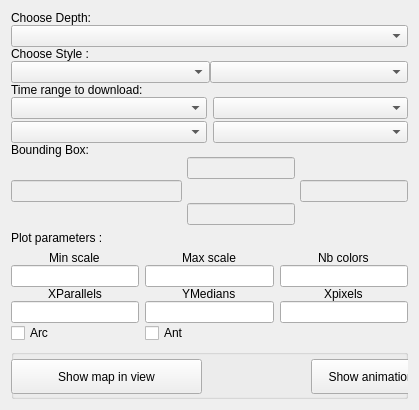
             <widget class="QWidget" name="tab_WMS_2">
              <attribute name="title">
               <string>WMS</string>
              </attribute>
              <layout class="QGridLayout" name="gridLayout_8">
               <item row="3" column="0">
                <widget class="QLabel" name="label_4">
                 <property name="text">
                  <string>Plot parameters :</string>
                 </property>
                </widget>
               </item>
               <item row="0" column="0" rowspan="3">
                <layout class="QVBoxLayout" name="tab_WMS_layout_2">
                 <property name="spacing">
                  <number>0</number>
                 </property>
                 <item>
                  <widget class="QLabel" name="label_depth">
                   <property name="sizePolicy">
                    <sizepolicy hsizetype="Minimum" vsizetype="Fixed">
                     <horstretch>0</horstretch>
                     <verstretch>0</verstretch>
                    </sizepolicy>
                   </property>
                   <property name="text">
                    <string>Choose Depth:</string>
                   </property>
                  </widget>
                 </item>
                 <item>
                  <widget class="QComboBox" name="combo_wms_layer_depth">
                   <property name="sizePolicy">
                    <sizepolicy hsizetype="Preferred" vsizetype="Fixed">
                     <horstretch>0</horstretch>
                     <verstretch>0</verstretch>
                    </sizepolicy>
                   </property>
                  </widget>
                 </item>
                 <item>
                  <layout class="QGridLayout" name="gridLayout_9">
                   <property name="verticalSpacing">
                    <number>0</number>
                   </property>
                   <item row="1" column="1">
                    <widget class="QComboBox" name="combo_proj">
                     <property name="sizePolicy">
                      <sizepolicy hsizetype="Expanding" vsizetype="Fixed">
                       <horstretch>0</horstretch>
                       <verstretch>0</verstretch>
                      </sizepolicy>
                     </property>
                    </widget>
                   </item>
                   <item row="0" column="0">
                    <widget class="QLabel" name="label_style">
                     <property name="sizePolicy">
                      <sizepolicy hsizetype="Minimum" vsizetype="Fixed">
                       <horstretch>0</horstretch>
                       <verstretch>0</verstretch>
                      </sizepolicy>
                     </property>
                     <property name="text">
                      <string>Choose Style :</string>
                     </property>
                    </widget>
                   </item>
                   <item row="1" column="0">
                    <widget class="QComboBox" name="combo_colorbar">
                     <property name="sizePolicy">
                      <sizepolicy hsizetype="Expanding" vsizetype="Fixed">
                       <horstretch>0</horstretch>
                       <verstretch>0</verstretch>
                      </sizepolicy>
                     </property>
                    </widget>
                   </item>
                  </layout>
                 </item>
                 <item>
                  <widget class="QLabel" name="WMSLabelTimeRange_2">
                   <property name="sizePolicy">
                    <sizepolicy hsizetype="Preferred" vsizetype="Fixed">
                     <horstretch>0</horstretch>
                     <verstretch>0</verstretch>
                    </sizepolicy>
                   </property>
                   <property name="minimumSize">
                    <size>
                     <width>300</width>
                     <height>0</height>
                    </size>
                   </property>
                   <property name="text">
                    <string>Time range to download:</string>
                   </property>
                   <property name="alignment">
                    <set>Qt::AlignLeading|Qt::AlignLeft|Qt::AlignTop</set>
                   </property>
                   <property name="indent">
                    <number>-1</number>
                   </property>
                  </widget>
                 </item>
                 <item>
                  <layout class="QGridLayout" name="layout_time_3">
                   <property name="sizeConstraint">
                    <enum>QLayout::SetDefaultConstraint</enum>
                   </property>
                   <property name="horizontalSpacing">
                    <number>6</number>
                   </property>
                   <property name="verticalSpacing">
                    <number>2</number>
                   </property>
                   <item row="1" column="0">
                    <widget class="QComboBox" name="combo_wms_time_last_d"/>
                   </item>
                   <item row="1" column="1">
                    <widget class="QComboBox" name="combo_wms_time_last_h"/>
                   </item>
                   <item row="0" column="0">
                    <widget class="QComboBox" name="combo_wms_time_first_d">
                     <property name="sizePolicy">
                      <sizepolicy hsizetype="Expanding" vsizetype="Fixed">
                       <horstretch>0</horstretch>
                       <verstretch>0</verstretch>
                      </sizepolicy>
                     </property>
                    </widget>
                   </item>
                   <item row="0" column="1">
                    <widget class="QComboBox" name="combo_wms_time_first_h">
                     <property name="sizePolicy">
                      <sizepolicy hsizetype="Expanding" vsizetype="Fixed">
                       <horstretch>0</horstretch>
                       <verstretch>0</verstretch>
                      </sizepolicy>
                     </property>
                     <property name="toolTip">
                      <string>Last time value to download for this layer
(If set, will download all the layers between the first and last times)</string>
                     </property>
                    </widget>
                   </item>
                  </layout>
                 </item>
                 <item>
                  <widget class="QLabel" name="label_2">
                   <property name="sizePolicy">
                    <sizepolicy hsizetype="Preferred" vsizetype="Fixed">
                     <horstretch>0</horstretch>
                     <verstretch>0</verstretch>
                    </sizepolicy>
                   </property>
                   <property name="text">
                    <string>Bounding Box:</string>
                   </property>
                  </widget>
                 </item>
                 <item>
                  <layout class="QGridLayout" name="WMS_Bounds_3">
                   <property name="sizeConstraint">
                    <enum>QLayout::SetDefaultConstraint</enum>
                   </property>
                   <property name="horizontalSpacing">
                    <number>5</number>
                   </property>
                   <property name="verticalSpacing">
                    <number>1</number>
                   </property>
                   <item row="0" column="1">
                    <widget class="QLineEdit" name="lat_WMS_northBound">
                     <property name="enabled">
                      <bool>false</bool>
                     </property>
                     <property name="sizePolicy">
                      <sizepolicy hsizetype="Expanding" vsizetype="Expanding">
                       <horstretch>0</horstretch>
                       <verstretch>0</verstretch>
                      </sizepolicy>
                     </property>
                    </widget>
                   </item>
                   <item row="2" column="1">
                    <widget class="QLineEdit" name="lat_WMS_southBound">
                     <property name="enabled">
                      <bool>false</bool>
                     </property>
                     <property name="sizePolicy">
                      <sizepolicy hsizetype="Expanding" vsizetype="Expanding">
                       <horstretch>0</horstretch>
                       <verstretch>0</verstretch>
                      </sizepolicy>
                     </property>
                    </widget>
                   </item>
                   <item row="1" column="1">
                    <widget class="QLabel" name="WMS_northLabel_2">
                     <property name="text">
                      <string/>
                     </property>
                    </widget>
                   </item>
                   <item row="1" column="2">
                    <widget class="QLineEdit" name="lon_WMS_eastBound">
                     <property name="enabled">
                      <bool>false</bool>
                     </property>
                     <property name="sizePolicy">
                      <sizepolicy hsizetype="Expanding" vsizetype="Expanding">
                       <horstretch>0</horstretch>
                       <verstretch>0</verstretch>
                      </sizepolicy>
                     </property>
                    </widget>
                   </item>
                   <item row="1" column="0">
                    <widget class="QLineEdit" name="lon_WMS_westBound">
                     <property name="enabled">
                      <bool>false</bool>
                     </property>
                     <property name="sizePolicy">
                      <sizepolicy hsizetype="Expanding" vsizetype="Expanding">
                       <horstretch>0</horstretch>
                       <verstretch>0</verstretch>
                      </sizepolicy>
                     </property>
                     <property name="minimumSize">
                      <size>
                       <width>171</width>
                       <height>9</height>
                      </size>
                     </property>
                    </widget>
                   </item>
                  </layout>
                 </item>
                </layout>
               </item>
               <item row="4" column="0">
                <layout class="QGridLayout" name="gridLayout_10">
                 <property name="sizeConstraint">
                  <enum>QLayout::SetMinimumSize</enum>
                 </property>
                 <property name="horizontalSpacing">
                  <number>6</number>
                 </property>
                 <property name="verticalSpacing">
                  <number>0</number>
                 </property>
                 <item row="11" column="3" alignment="Qt::AlignHCenter">
                  <widget class="QLabel" name="label_Xpixels">
                   <property name="sizePolicy">
                    <sizepolicy hsizetype="Expanding" vsizetype="Expanding">
                     <horstretch>0</horstretch>
                     <verstretch>0</verstretch>
                    </sizepolicy>
                   </property>
                   <property name="text">
                    <string>Xpixels</string>
                   </property>
                  </widget>
                 </item>
                 <item row="9" column="3" alignment="Qt::AlignHCenter">
                  <widget class="QLabel" name="label_nbcolors">
                   <property name="text">
                    <string>Nb colors</string>
                   </property>
                  </widget>
                 </item>
                 <item row="9" column="1" alignment="Qt::AlignHCenter">
                  <widget class="QLabel" name="label_maxscale">
                   <property name="sizePolicy">
                    <sizepolicy hsizetype="Expanding" vsizetype="Expanding">
                     <horstretch>0</horstretch>
                     <verstretch>0</verstretch>
                    </sizepolicy>
                   </property>
                   <property name="text">
                    <string>Max scale</string>
                   </property>
                  </widget>
                 </item>
                 <item row="12" column="1">
                  <widget class="QLineEdit" name="Ymedians_value">
                   <property name="enabled">
                    <bool>true</bool>
                   </property>
                   <property name="sizePolicy">
                    <sizepolicy hsizetype="Expanding" vsizetype="Expanding">
                     <horstretch>0</horstretch>
                     <verstretch>0</verstretch>
                    </sizepolicy>
                   </property>
                   <property name="maximumSize">
                    <size>
                     <width>16777215</width>
                     <height>16777197</height>
                    </size>
                   </property>
                  </widget>
                 </item>
                 <item row="13" column="0">
                  <widget class="QCheckBox" name="checkBox_arc">
                   <property name="text">
                    <string>Arc</string>
                   </property>
                  </widget>
                 </item>
                 <item row="12" column="0">
                  <widget class="QLineEdit" name="Xparallels_value">
                   <property name="sizePolicy">
                    <sizepolicy hsizetype="Expanding" vsizetype="Expanding">
                     <horstretch>0</horstretch>
                     <verstretch>0</verstretch>
                    </sizepolicy>
                   </property>
                  </widget>
                 </item>
                 <item row="10" column="0">
                  <widget class="QLineEdit" name="minscale_value">
                   <property name="sizePolicy">
                    <sizepolicy hsizetype="Expanding" vsizetype="Expanding">
                     <horstretch>0</horstretch>
                     <verstretch>0</verstretch>
                    </sizepolicy>
                   </property>
                  </widget>
                 </item>
                 <item row="10" column="1">
                  <widget class="QLineEdit" name="maxscale_value">
                   <property name="sizePolicy">
                    <sizepolicy hsizetype="Expanding" vsizetype="Expanding">
                     <horstretch>0</horstretch>
                     <verstretch>0</verstretch>
                    </sizepolicy>
                   </property>
                  </widget>
                 </item>
                 <item row="9" column="0" alignment="Qt::AlignHCenter">
                  <widget class="QLabel" name="label_minscale">
                   <property name="sizePolicy">
                    <sizepolicy hsizetype="Expanding" vsizetype="Expanding">
                     <horstretch>0</horstretch>
                     <verstretch>0</verstretch>
                    </sizepolicy>
                   </property>
                   <property name="text">
                    <string>Min scale</string>
                   </property>
                  </widget>
                 </item>
                 <item row="13" column="1">
                  <widget class="QCheckBox" name="checkBox_ant">
                   <property name="text">
                    <string>Ant</string>
                   </property>
                  </widget>
                 </item>
                 <item row="10" column="3">
                  <widget class="QLineEdit" name="nbcolors_value">
                   <property name="sizePolicy">
                    <sizepolicy hsizetype="Expanding" vsizetype="Expanding">
                     <horstretch>0</horstretch>
                     <verstretch>0</verstretch>
                    </sizepolicy>
                   </property>
                  </widget>
                 </item>
                 <item row="12" column="3">
                  <widget class="QLineEdit" name="Xpixels_value">
                   <property name="sizePolicy">
                    <sizepolicy hsizetype="Expanding" vsizetype="Expanding">
                     <horstretch>0</horstretch>
                     <verstretch>0</verstretch>
                    </sizepolicy>
                   </property>
                  </widget>
                 </item>
                 <item row="11" column="1" alignment="Qt::AlignHCenter">
                  <widget class="QLabel" name="label_Ymedians">
                   <property name="sizePolicy">
                    <sizepolicy hsizetype="Expanding" vsizetype="Expanding">
                     <horstretch>0</horstretch>
                     <verstretch>0</verstretch>
                    </sizepolicy>
                   </property>
                   <property name="text">
                    <string>YMedians</string>
                   </property>
                  </widget>
                 </item>
                 <item row="11" column="0" alignment="Qt::AlignHCenter">
                  <widget class="QLabel" name="label_Xparallels">
                   <property name="sizePolicy">
                    <sizepolicy hsizetype="Expanding" vsizetype="Expanding">
                     <horstretch>0</horstretch>
                     <verstretch>0</verstretch>
                    </sizepolicy>
                   </property>
                   <property name="text">
                    <string>XParallels</string>
                   </property>
                  </widget>
                 </item>
                </layout>
               </item>
               <item row="5" column="0" rowspan="3">
                <widget class="QGroupBox" name="groupBox_2">
                 <property name="minimumSize">
                  <size>
                   <width>0</width>
                   <height>50</height>
                  </size>
                 </property>
                 <property name="maximumSize">
                  <size>
                   <width>16777215</width>
                   <height>200</height>
                  </size>
                 </property>
                 <property name="title">
                  <string/>
                 </property>
                 <widget class="QPushButton" name="button_req_map_plot">
                  <property name="enabled">
                   <bool>true</bool>
                  </property>
                  <property name="geometry">
                   <rect>
                    <x>0</x>
                    <y>10</y>
                    <width>191</width>
                    <height>35</height>
                   </rect>
                  </property>
                  <property name="sizePolicy">
                   <sizepolicy hsizetype="Expanding" vsizetype="Expanding">
                    <horstretch>0</horstretch>
                    <verstretch>0</verstretch>
                   </sizepolicy>
                  </property>
                  <property name="minimumSize">
                   <size>
                    <width>0</width>
                    <height>35</height>
                   </size>
                  </property>
                  <property name="maximumSize">
                   <size>
                    <width>256</width>
                    <height>30</height>
                   </size>
                  </property>
                  <property name="text">
                   <string>Show map in view</string>
                  </property>
                 </widget>
                 <widget class="QPushButton" name="button_req_animation_plot">
                  <property name="geometry">
                   <rect>
                    <x>300</x>
                    <y>10</y>
                    <width>171</width>
                    <height>35</height>
                   </rect>
                  </property>
                  <property name="sizePolicy">
                   <sizepolicy hsizetype="Expanding" vsizetype="Expanding">
                    <horstretch>0</horstretch>
                    <verstretch>0</verstretch>
                   </sizepolicy>
                  </property>
                  <property name="minimumSize">
                   <size>
                    <width>20</width>
                    <height>35</height>
                   </size>
                  </property>
                  <property name="maximumSize">
                   <size>
                    <width>250</width>
                    <height>30</height>
                   </size>
                  </property>
                  <property name="text">
                   <string>Show animation menu &gt;&gt;</string>
                  </property>
                  <property name="iconSize">
                   <size>
                    <width>24</width>
                    <height>24</height>
                   </size>
                  </property>
                 </widget>
                </widget>
               </item>
              </layout>
             </widget>
